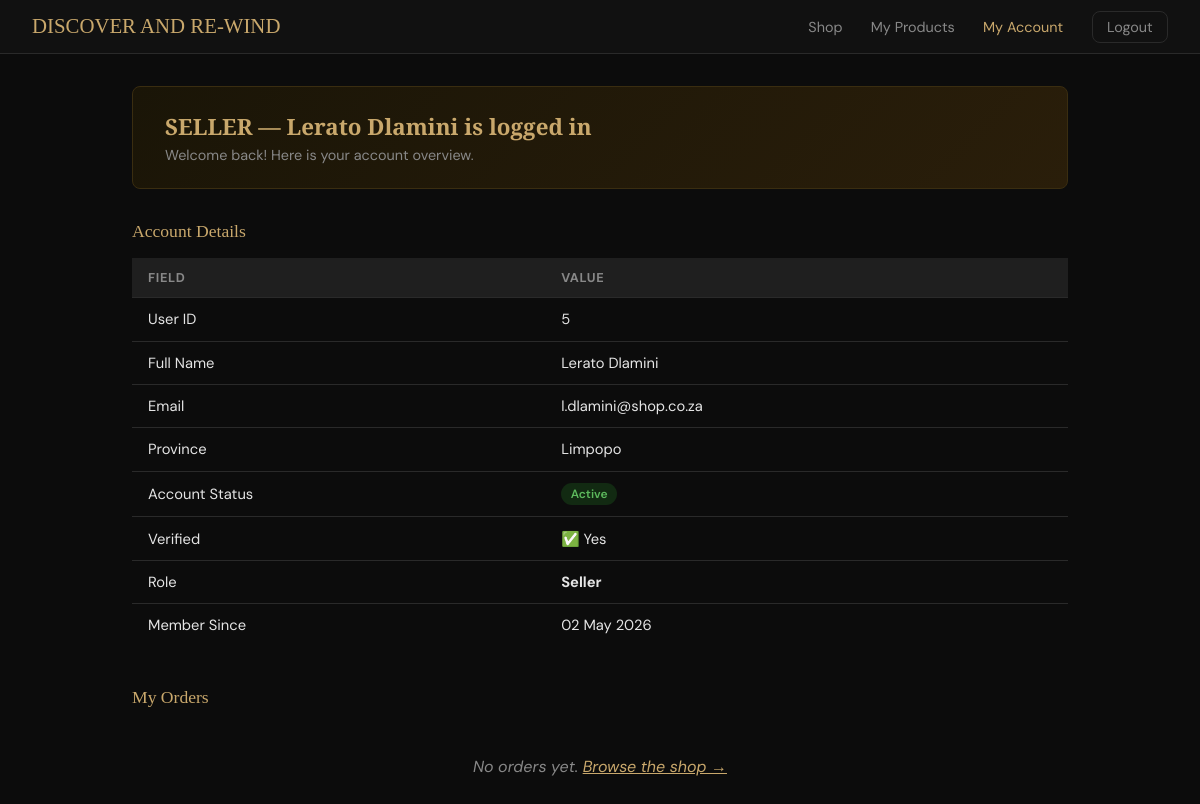
Page /dashboard.php (signed in) on the committed database.
### tables this page shows
CREATE TABLE IF NOT EXISTS tblUser (
    userID      INT AUTO_INCREMENT PRIMARY KEY,
    fullName    VARCHAR(100)        NOT NULL,
    email       VARCHAR(150)        NOT NULL UNIQUE,
    password    VARCHAR(255)        NOT NULL,    
    province    VARCHAR(50)         DEFAULT NULL,
    isVerified  TINYINT(1)          NOT NULL DEFAULT 0,   
    status      ENUM('active','inactive','pending') NOT NULL DEFAULT 'pending',
    role        ENUM('buyer','seller')      NOT NULL DEFAULT 'buyer',
    createdAt   DATETIME            NOT NULL DEFAULT CURRENT_TIMESTAMP
);

### dashboard.php (the view, shortened to what this page needs)
<?php
require_once 'DBConn.php';
$userID = $_SESSION['userID'];
$stmt = $conn->prepare(
    "SELECT userID, fullName, email, province, isVerified, status, role, createdAt
     FROM tblUser WHERE userID = ?"
);
$stmt->bind_param("i", $userID);
$stmt->execute();
$result = $stmt->get_result();
$user   = $result->fetch_assoc();
$oStmt = $conn->prepare(
    "SELECT o.orderID, c.title, c.category, c.sellPrice, o.quantity,
            o.totalAmount, o.status, o.createdAt
     FROM tblOrder o
     JOIN tblClothes c ON o.clothesID = c.clothesID
     WHERE o.userID = ?
     ORDER BY o.createdAt DESC"
);
$oStmt->bind_param("i", $userID);
$oStmt->execute();
$orders = $oStmt->get_result()->fetch_all(MYSQLI_ASSOC);
?>
<!DOCTYPE html>
<html lang="en">
<head>
</head>
<body>
<nav>
  <a href="index.php" class="logo">DISCOVER AND RE-WIND</a>
  <div class="nav-links">
    <a href="shop.php">Shop</a>
    <?php if ($_SESSION['role'] ?? null === 'seller'): ?>
      <a href="seller-products.php">My Products</a>
    <?php endif; ?>
    <a href="dashboard.php" class="active">My Account</a>
    <a href="logout.php" class="btn-logout">Logout</a>
  </div>
</nav>
<div class="container">
  <div class="welcome-banner">
    <h2><?= strtoupper($user['role']) ?> — <?= htmlspecialchars($user['fullName']) ?> is logged in</h2>
    <p>Welcome back! Here is your account overview.</p>
  </div>
  <div class="section-title">Account Details</div>
  <table class="info-table">
    <tr>
      <th>Field</th>
      <th>Value</th>
    </tr>
    <tr><td>User ID</td>    <td><?= htmlspecialchars($user['userID'])   ?></td></tr>
    <tr><td>Full Name</td>  <td><?= htmlspecialchars($user['fullName']) ?></td></tr>
    <tr><td>Email</td>      <td><?= htmlspecialchars($user['email'])    ?></td></tr>
    <tr><td>Province</td>   <td><?= htmlspecialchars($user['province'] ?? 'N/A') ?></td></tr>
    <tr>
      <td>Account Status</td>
      <td>
        <?php
          $s = $user['status'];
          $cls = $s === 'active' ? 'badge-active' : ($s === 'pending' ? 'badge-pending' : 'badge-inactive');
        ?>
        <span class="badge <?= $cls ?>"><?= ucfirst($s) ?></span>
      </td>
    </tr>
    <tr><td>Verified</td>   <td><?= $user['isVerified'] ? '✅ Yes' : '⏳ Pending' ?></td></tr>
    <tr><td>Role</td>        <td><strong><?= ucfirst($user['role']) ?></strong></td></tr>
    <tr><td>Member Since</td><td><?= date('d M Y', strtotime($user['createdAt'])) ?></td></tr>
  </table>
  <div class="section-title">My Orders</div>
  <?php if (empty($orders)): ?>
    <p class="empty">No orders yet. <a href="shop.php" style="color:var(--gold)">Browse the shop →</a></p>
  <?php endif; ?>
</div>
</body>
</html>

### dashboard.php (style rules this page uses)
:root { --bg:#0c0c0c; --card:#161616; --gold:#c9a86c; --text:#e5e5e5; --muted:#888; --border:#2a2a2a; --radius:8px; }
* { box-sizing:border-box; margin:0; padding:0; }
body { font-family:'DM Sans',sans-serif; background:var(--bg); color:var(--text); min-height:100vh; }
nav { background:#111; border-bottom:1px solid var(--border); display:flex; align-items:center; justify-content:space-between; padding:.9rem 2rem; }
.logo { font-family:'Playfair Display',serif; color:var(--gold); font-size:1.3rem; text-decoration:none; }
.nav-links a { color:var(--muted); text-decoration:none; margin-left:1.5rem; font-size:.9rem; }
.nav-links a:hover, .nav-links a.active { color:var(--gold); }
.container { max-width:1000px; margin:0 auto; padding:2rem; }
.welcome-banner { background:linear-gradient(135deg,#1a1507,#2a1e0a); border:1px solid #3a2d10; border-radius:var(--radius); padding:1.5rem 2rem; margin-bottom:2rem; }
.welcome-banner h2 { font-family:'Playfair Display',serif; color:var(--gold); font-size:1.4rem; }
.welcome-banner p { color:var(--muted); font-size:.9rem; margin-top:.25rem; }
.section-title { font-family:'Playfair Display',serif; color:var(--gold); font-size:1.1rem; margin-bottom:1rem; }
.info-table { width:100%; border-collapse:collapse; margin-bottom:2.5rem; }
.info-table th { background:#1f1f1f; padding:.7rem 1rem; text-align:left; font-size:.8rem; color:var(--muted); text-transform:uppercase; letter-spacing:.05em; border-bottom:1px solid var(--border); }
.info-table td { padding:.7rem 1rem; border-bottom:1px solid var(--border); font-size:.92rem; }
.info-table tr:last-child td { border-bottom:none; }
.badge { display:inline-block; padding:.2rem .6rem; border-radius:20px; font-size:.75rem; font-weight:600; }
.badge-active { background:#122a12; color:#5cb85c; }
.empty { text-align:center; padding:2rem; color:var(--muted); font-style:italic; }
.btn-logout { background:transparent; border:1px solid var(--border); color:var(--muted); padding:.4rem .9rem; border-radius:var(--radius); cursor:pointer; font-size:.85rem; text-decoration:none; }

### rows in the picture
tbluser: role "SELLER", fullName "Lerato Dlamini", userID "5", email "l.dlamini@shop.co.za", province "Limpopo", status "Active", role "Seller", createdAt "02 May 2026"
